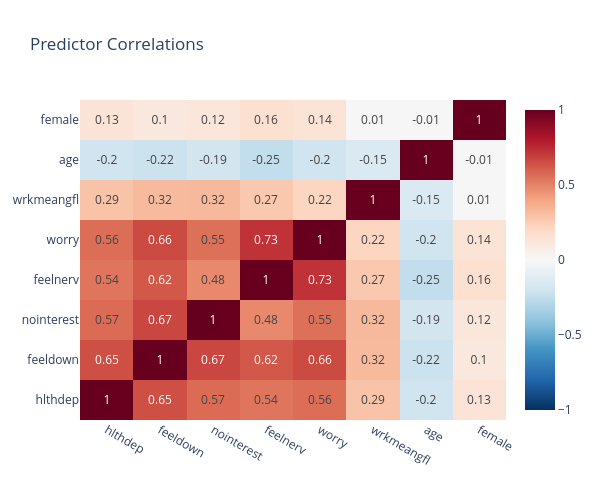

The cell this chart's notebook holds for it:
### Code cell
# Correlation matrix
corr_vars = ordinal_predictors + ['age', 'female']
corr_matrix = df_analysis[corr_vars].corr()

fig = go.Figure(data=go.Heatmap(
    z=corr_matrix.values,
    x=corr_matrix.columns,
    y=corr_matrix.columns,
    colorscale='RdBu_r',
    zmin=-1, zmax=1,
    text=np.round(corr_matrix.values, 2),
    texttemplate='%{text}'
))
fig.update_layout(title='Predictor Correlations', width=600, height=500)
fig.show()

print('Note: High correlations among mental health variables - horseshoe will help identify unique contributions.')

### Figure 1 — Plotly figure (JSON) as saved in the notebook; plotly's stock layout.template omitted (floating-point values rounded to 4 significant figures)
{"data": [{"colorscale": [[0, "rgb(5,48,97)"], [0.1, "rgb(33,102,172)"], [0.2, "rgb(67,147,195)"], [0.3, "rgb(146,197,222)"], [0.4, "rgb(209,229,240)"], [0.5, "rgb(247,247,247)"], [0.6, "rgb(253,219,199)"], [0.7, "rgb(244,165,130)"], [0.8, "rgb(214,96,77)"], [0.9, "rgb(178,24,43)"], [1, "rgb(103,0,31)"]], "text": [[1.0, 0.65, 0.57, 0.54, 0.56, 0.29, -0.2, 0.13], [0.65, 1.0, 0.67, 0.62, 0.66, 0.32, -0.22, 0.1], [0.57, 0.67, 1.0, 0.48, 0.55, 0.32, -0.19, 0.12], [0.54, 0.62, 0.48, 1.0, 0.73, 0.27, -0.25, 0.16], [0.56, 0.66, 0.55, 0.73, 1.0, 0.22, -0.2, 0.14], [0.29, 0.32, 0.32, 0.27, 0.22, 1.0, -0.15, 0.01], [-0.2, -0.22, -0.19, -0.25, -0.2, -0.15, 1.0, -0.01], [0.13, 0.1, 0.12, 0.16, 0.14, 0.01, -0.01, 1.0]], "texttemplate": "%{text}", "type": "heatmap", "x": ["hlthdep", "feeldown", "nointerest", "feelnerv", "worry", "wrkmeangfl", "age", "female"], "y": ["hlthdep", "feeldown", "nointerest", "feelnerv", "worry", "wrkmeangfl", "age", "female"], "z": [[1.0, 0.6455, 0.5692, 0.5395, 0.5584, 0.2905, -0.2027, 0.133], [0.6455, 1.0, 0.6722, 0.6223, 0.6623, 0.3218, -0.2167, 0.1049], [0.5692, 0.6722, 1.0, 0.4809, 0.5528, 0.3245, -0.1921, 0.1181], [0.5395, 0.6223, 0.4809, 1.0, 0.7274, 0.2704, -0.2464, 0.1609], [0.5584, 0.6623, 0.5528, 0.7274, 1.0, 0.2179, -0.2017, 0.137], [0.2905, 0.3218, 0.3245, 0.2704, 0.2179, 1.0, -0.1495, 0.00586], [-0.2027, -0.2167, -0.1921, -0.2464, -0.2017, -0.1495, 1.0, -0.007802], [0.133, 0.1049, 0.1181, 0.1609, 0.137, 0.00586, -0.007802, 1.0]], "zmax": 1, "zmin": -1}], "layout": {"height": 500, "title": {"text": "Predictor Correlations"}, "width": 600}}
